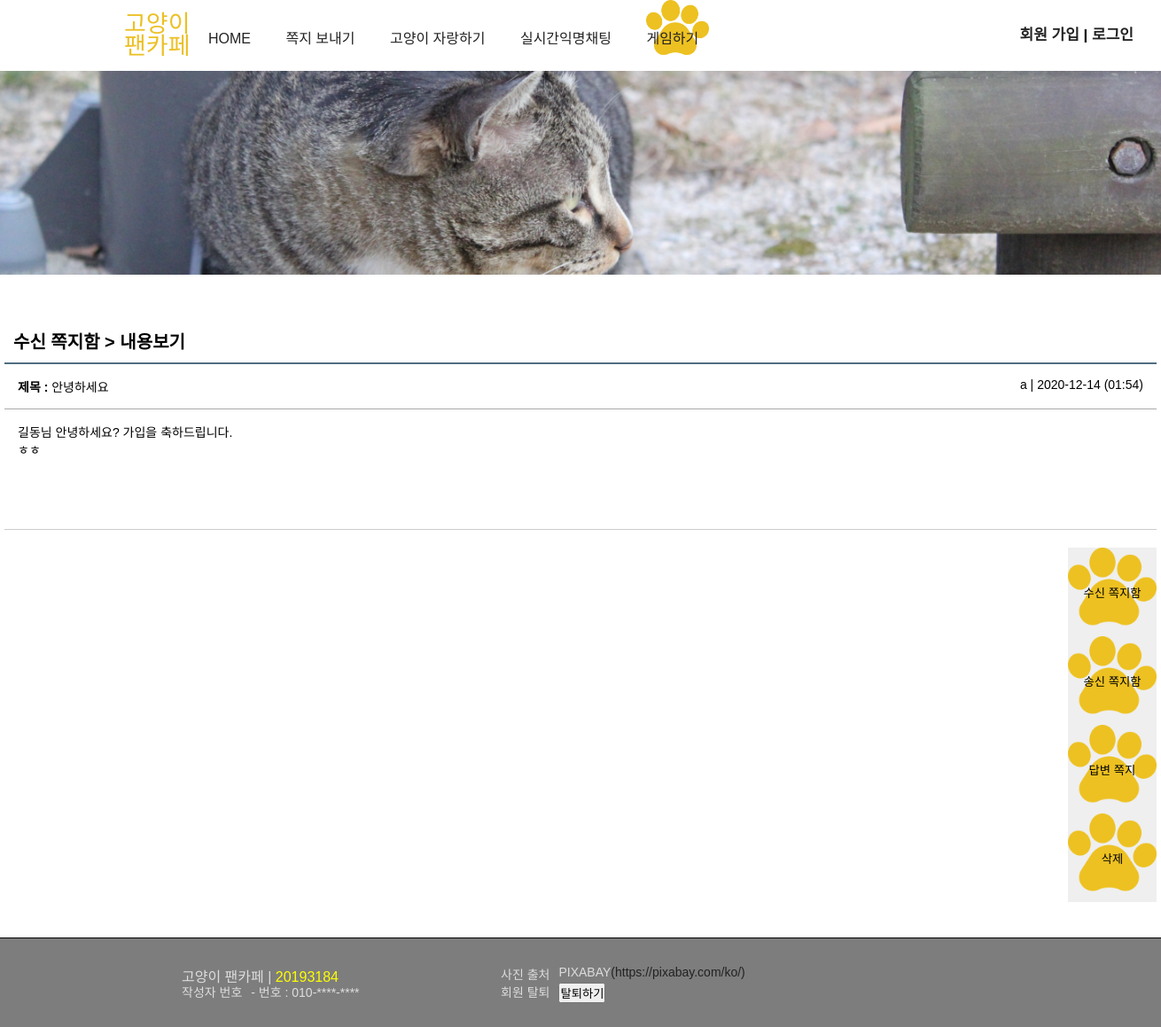
Page /message_view.php?num=1 on the committed database.
### tables this page shows
CREATE TABLE `receivemessage` (
  `num` int(11) NOT NULL,
  `send_id` char(20) NOT NULL,
  `rv_id` char(20) NOT NULL,
  `subject` char(200) NOT NULL,
  `content` text NOT NULL,
  `regist_day` char(20) DEFAULT NULL,
  `readtime` char(30) DEFAULT NULL
);

CREATE TABLE `members` (
  `num` int(11) NOT NULL,
  `id` char(15) NOT NULL,
  `pass` char(15) NOT NULL,
  `name` char(10) NOT NULL,
  `email` char(80) NOT NULL,
  `regist_day` char(20) DEFAULT NULL,
  `level` int(11) DEFAULT NULL,
  `point` int(11) DEFAULT NULL,
  `game_result` int(11) DEFAULT NULL
);

### message_view.php (the view, shortened to what this page needs)
<!DOCTYPE html>
<html>
<head>
<link rel="stylesheet" type="text/css" href="./css/common.css">
<link rel="stylesheet" type="text/css" href="./css/message.css">
</head>
<body>
<header>
    <?php include "header.php";?>
</header>
<section>
	<div id="main_img_bar">
    </div>
   	<div id="message_box">
	    <h3 class="title">
<?php
	$mode = $_GET["mode"];
	$num  = $_GET["num"];
	$con = mysqli_connect("localhost", "root", "", "20193184");
	mysqli_query($con,"set names UTF8");
	if ($mode=="send"){
		$sql = "select * from sendmessage where num=$num";
	}
	else{
		$sql = "select * from receivemessage where num=$num";
	}
	$result = mysqli_query($con, $sql);
	$row = mysqli_fetch_array($result);
	$send_id    = $row["send_id"];
	$rv_id      = $row["rv_id"];
	$regist_day = $row["regist_day"];
	$subject    = $row["subject"];
	$content    = $row["content"];
	$content = str_replace(" ", "&nbsp;", $content);
	$content = str_replace("\n", "<br>", $content);
	if ($mode=="send"){
		$result2 = mysqli_query($con, "select name from members where id='$rv_id'");
	}
	else{
		$result2 = mysqli_query($con, "select name from members where id='$send_id'");
	}
	$record = mysqli_fetch_array($result2);
	if($record){
		$msg_name = $record["name"];
	}
	else{
		$msg_name="탈퇴한 회원";
	}
	if ($mode=="send")
	    echo "송신 쪽지함 > 내용보기";
	else
		echo "수신 쪽지함 > 내용보기";
?>
		</h3>
	    <ul id="view_content">
			<li>
				<span class="col1"><b>제목 :</b> <?=$subject?></span>
				<span class="col2"><?=$msg_name?> | <?=$regist_day?></span>
			</li>
			<li>
				<?=$content?>
			</li>
	    </ul>
	    <ul class="buttons">
				<li><button onclick="location.href='message_box.php?mode=rv'">수신 쪽지함</button></li>
				<li><button onclick="location.href='message_box.php?mode=send'">송신 쪽지함</button></li>
				<?php if ($mode!="send"){ ?>
				<li><button onclick="location.href='message_response_form.php?num=<?=$num?>'">답변 쪽지</button></li>
				<?php } ?>
				<li><button onclick="location.href='message_delete.php?num=<?=$num?>&mode=<?=$mode?>'">삭제</button></li>
		</ul>
	</div>
</section>
<footer>
    <?php include "footer.php";?>
</footer>
</body>
</html>

### css/common.css (style rules this page uses)
* { padding: 0; margin: 0; }
body { font-size: 14px; font-family: 'Noto Sans HK', sans-serif; display: flex; min-height: 100vh; flex-direction: column; }
section { flex: 1; }
ul { list-style-type: none; }
#main_img_bar { height: 230px; text-align: center; background-color: #c4c4c4; margin-bottom: 50px; }
footer { height: 100px; width: 100%; background-color: #7D7D7D; border-top: 1px solid black; }

### css/message.css (style rules this page uses)
#main_img_bar { background-image: url('../img/board_cat.png'); background-repeat:no-repeat; background-position: center; background-size:cover; }
#message_box { position: relative; width: 1300px; margin: 0 auto; font-family: 'Noto Sans HK', sans-serif; }
#message_box h3 { margin-top: 30px; padding: 10px; }
#message_box .buttons { text-align: right; margin: 20px 0 40px 0; }
#message_box .buttons button { background-image: url('../img/catpawButton.png'); background-repeat:no-repeat; background-position: center; background-size:cover; border: 0px; outline: 0; width: 100px; height: 100px; }
#message_box { margin: 0 auto; }
#message_box .title { margin-top: 30px; padding: 10px; border-bottom: solid 2px #516e7f; font-size: 20px; }
#view_content li:nth-child(1) { padding: 15px; border-bottom: solid 1px #aaaaaa; }
#view_content .col2 { float: right; }
#view_content li:nth-child(2) { padding: 15px 15px 80px 15px; border-bottom: solid 1px #cccccc; }

### rows in the picture
receivemessage: subject "안녕하세요", regist_day "2020-12-14 (01:54)", content "길동님 안녕하세요? 가입을 축하드립니다. ㅎㅎ"
members: name "a"
